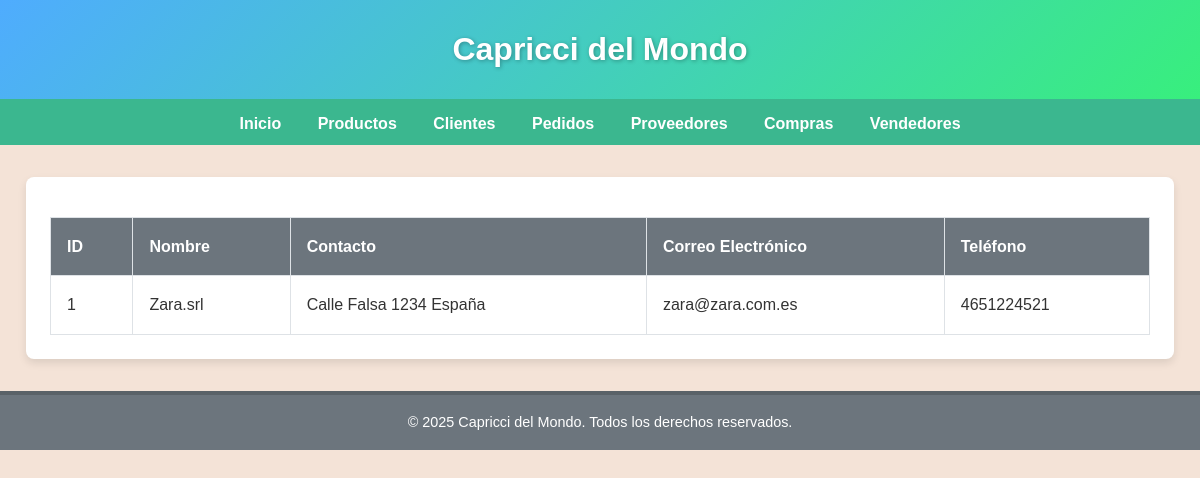
Screenshot of /proveedores/ with the database file from the repository.
### myapp/models.py (models this page shows, shortened)
class Proveedor(models.Model):
    nombre = models.CharField(max_length=100)
    contacto = models.CharField(max_length=100)
    telefono = models.CharField(max_length=15)
    email = models.EmailField()

### myapp/views.py (the view)
# urls.py: path("proveedores/", proveedores, name="proveedores"),
def proveedores(request):
    proveedores = Proveedor.objects.all()
    context = {"proveedores": proveedores}
    return render(request, "myapp/proveedores.html", context)

### myapp/templates/myapp/proveedores.html
{% extends 'myapp/base.html' %}
{% block contenido %}
<div class="container">
    <table>
        <thead>
            <tr>
                <th>ID</th>
                <th>Nombre</th>
                <th>Contacto</th>
                <th>Correo Electrónico</th>
                <th>Teléfono</th>
            </tr>
        </thead>
        <tbody>
            {% for proveedor in proveedores %}
            <tr>
                <td>{{ proveedor.id }}</td>
                <td>{{ proveedor.nombre }}</td>
                <td>{{ proveedor.contacto }}</td>
                <td>{{ proveedor.email }}</td>
                <td>{{ proveedor.telefono }}</td>
            </tr>
            {% endfor %}
        </tbody>
    </table>
</div>
{% endblock %}

### myapp/templates/myapp/base.html (style rules this page uses)
body { font-family: 'Arial', sans-serif; margin: 0; padding: 0; background-color: #f4e3d7; color: #333; line-height: 1.6; }
.container { max-width: 1100px; margin: 2rem auto; padding: 1.5rem; background-color: #fff; box-shadow: 0 4px 8px rgba(0, 0, 0, 0.1); border-radius: 8px; }
table { width: 100%; border-collapse: collapse; margin-top: 1rem; }
th, td { padding: 1rem; text-align: left; border: 1px solid #dee2e6; }
th { background-color: #6c757d; color: #fff; font-weight: bold; }

### rows the page displays
Proveedor: id "1", nombre "Zara.srl", contacto "Calle Falsa 1234 España", email "zara@zara.com.es", telefono "4651224521"
